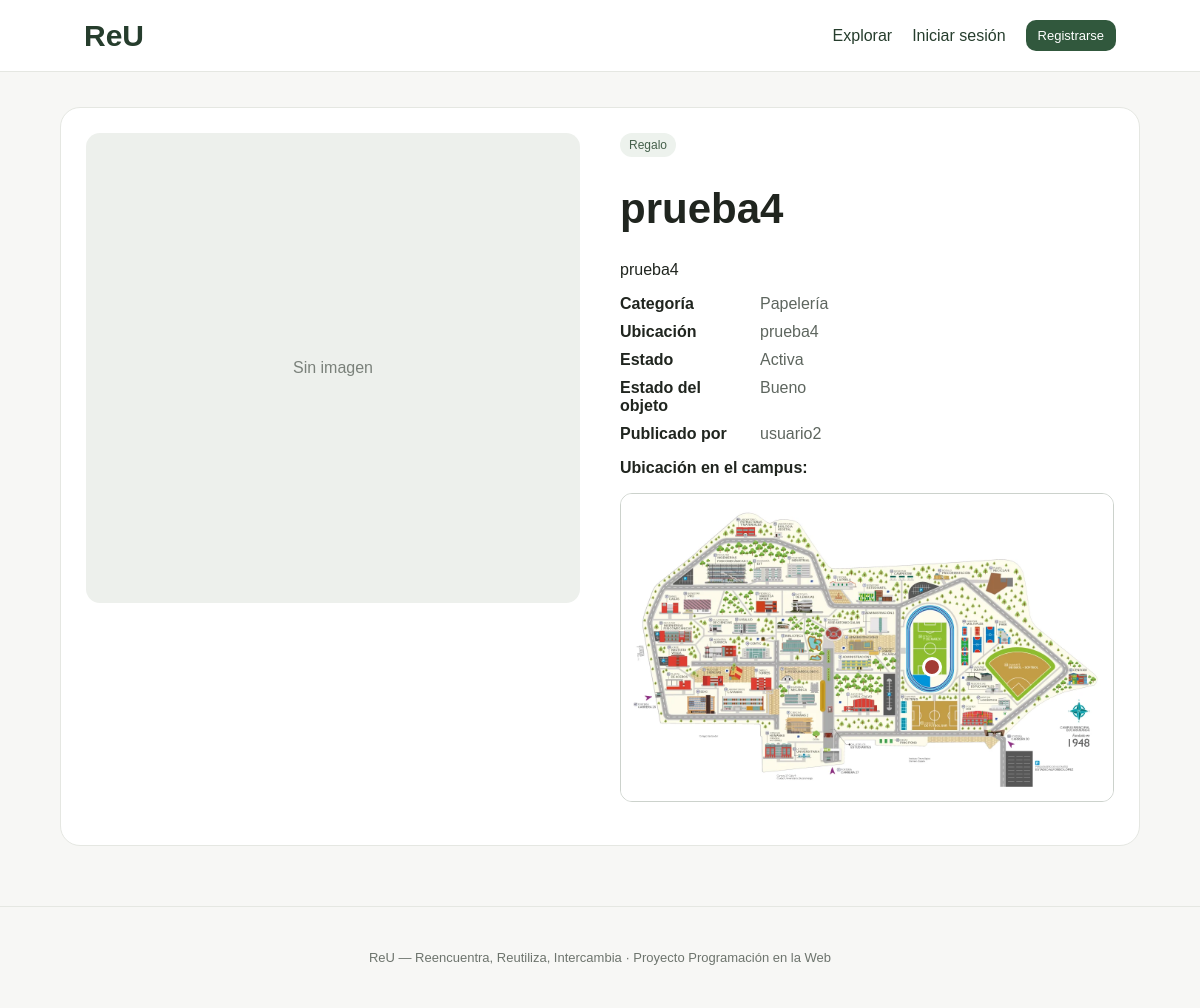
/publicacion/10/, run on the app's committed database.
### core/models.py (models this page shows, shortened)
class Publicacion(models.Model):
    TIPO_CHOICES = [
        ("PERDIDO", "Perdido"),
        ("ENCONTRADO", "Encontrado"),
        ("INTERCAMBIO", "Intercambio"),
        ("REGALO", "Regalo"),
    ]
    ESTADO_OBJETO_CHOICES = [
        ("BUENO", "Bueno"),
        ("REGULAR", "Regular"),
        ("USADO", "Usado"),
    ]
    ESTADO_PUBLICACION_CHOICES = [
        ("ACTIVA", "Activa"),
        ("EN_PROCESO", "En proceso"),
        ("RESUELTA", "Resuelta"),
        ("CANCELADA", "Cancelada"),
    ]
    usuario = models.ForeignKey(
        Usuario,
        on_delete=models.CASCADE,
        related_name="publicaciones",
    )
    categoria = models.ForeignKey(
        Categoria,
        on_delete=models.PROTECT,
        related_name="publicaciones",
    )
    tipo = models.CharField(max_length=20, choices=TIPO_CHOICES)
    titulo = models.CharField(max_length=150)
    descripcion = models.TextField()
    estado_objeto = models.CharField(
        max_length=20,
        choices=ESTADO_OBJETO_CHOICES,
        blank=True,
    )
    ubicacion = models.CharField(max_length=150, blank=True)
    valor_tokens = models.PositiveIntegerField(default=0)
    coord_x = models.FloatField(null=True, blank=True)
    coord_y = models.FloatField(null=True, blank=True)
    imagen = models.ImageField(upload_to="publicaciones/", blank=True, null=True)
    fecha_publicacion = models.DateTimeField(auto_now_add=True)
    estado_publicacion = models.CharField(
        max_length=20,
        choices=ESTADO_PUBLICACION_CHOICES,
        default="ACTIVA",
    )
    class Meta:
        ordering = ["-fecha_publicacion"]

class Categoria(models.Model):
    nombre = models.CharField(max_length=80, unique=True)
    class Meta:
        verbose_name = "Categoría"
        verbose_name_plural = "Categorías"
        ordering = ["nombre"]
    def __str__(self):
        return self.nombre

class Usuario(AbstractUser):
    ROLES = [
        ("ESTUDIANTE", "Estudiante"),
        ("MODERADOR", "Moderador"),
        ("ADMIN", "Administrador"),
    ]
    nombre = models.CharField(max_length=100)
    correo = models.EmailField(unique=True)
    fecha_registro = models.DateTimeField(auto_now_add=True)
    estado = models.BooleanField(default=True)
    rol = models.CharField(max_length=20, choices=ROLES, default="ESTUDIANTE")
    tokens = models.PositiveIntegerField(default=20)
    class Meta:
        verbose_name = "Usuario"
        verbose_name_plural = "Usuarios"

### core/views.py (the view)
# urls.py: path("publicacion/<int:pk>/", views.detalle, name="detalle"),
def detalle(request, pk):
    publicacion = get_object_or_404(Publicacion, pk=pk)
    promedio = publicacion.usuario.calificaciones_recibidas.aggregate(
        promedio=Avg("puntuacion")
    )["promedio"]
    context = {
            "publicacion": publicacion,
            "promedio": promedio,
            "solicitud_form": SolicitudForm(),
            "reporte_form": ReporteForm(),
        }
    return render(request, "detalle.html", context)

### templates/detalle.html (shortened to what this page needs)
{% extends "base.html" %}
{% load static %}
{% block content %}
<div class="detail">
    <div class="detail-image">
        {% if publicacion.imagen %}
            <img src="{{ publicacion.imagen.url }}" alt="{{ publicacion.titulo }}">
        {% else %}
            <div class="image-placeholder">Sin imagen</div>
        {% endif %}
    </div>
    <div class="detail-body">
        <span class="tag">{{ publicacion.get_tipo_display }}</span>
        <h1>{{ publicacion.titulo }}</h1>
        <p>{{ publicacion.descripcion }}</p>
        <dl>
            <dt>Categoría</dt><dd>{{ publicacion.categoria }}</dd>
            <dt>Ubicación</dt><dd>{{ publicacion.ubicacion|default:"No indicada" }}</dd>
            <dt>Estado</dt><dd>{{ publicacion.get_estado_publicacion_display }}</dd>
            {% if publicacion.estado_objeto %}<dt>Estado del objeto</dt><dd>{{ publicacion.get_estado_objeto_display }}</dd>{% endif %}
            <dt>Publicado por</dt><dd>{{ publicacion.usuario.nombre }}</dd>
        </dl>
        {% if publicacion.coord_x is not None and publicacion.coord_y is not None %}
            <p><strong>Ubicación en el campus:</strong></p>
            <div class="mapa-caja" style="cursor: default;">
                <img src="{% static 'img/mapa_uis.webp' %}" alt="Mapa de la universidad">
            </div>
        {% endif %}
    </div>
</div>
{% endblock %}

### static/css/style.css (style rules this page uses)
* { box-sizing: border-box; }
body { margin: 0; font-family: Arial, sans-serif; background: #f7f7f5; color: #20251f; }
.tag { display: inline-block; background: #edf2ed; border-radius: 20px; padding: 5px 9px; font-size: 12px; color: #45604b; }
.detail { display: grid; grid-template-columns: 1fr 1fr; gap: 40px; background: #fff; border: 1px solid #e5e7e2; border-radius: 20px; padding: 25px; }
.detail-image img, .image-placeholder { width: 100%; height: 470px; object-fit: cover; border-radius: 14px; }
.image-placeholder { background: #edf0ec; display: flex; align-items: center; justify-content: center; color: #7a817a; }
.detail-body h1 { font-size: 42px; }
.detail-body dl { display: grid; grid-template-columns: 130px 1fr; gap: 10px; }
.detail-body dt { font-weight: bold; }
.detail-body dd { margin: 0; color: #5e665f; }
.mapa-caja { position: relative; width: 100%; border: 1px solid #ccd2cc; border-radius: 12px; overflow: hidden; cursor: crosshair; margin: 10px 0 18px; background: #fff; }
.mapa-caja img { width: 100%; height: auto; object-fit: fill; border-radius: 0; display: block; }

### data on the page
Publicacion: tipo "Regalo", titulo "prueba4", descripcion "prueba4", categoria "Papelería", ubicacion "prueba4", estado_publicacion "Activa", estado_objeto "Bueno", usuario.nombre "usuario2"
